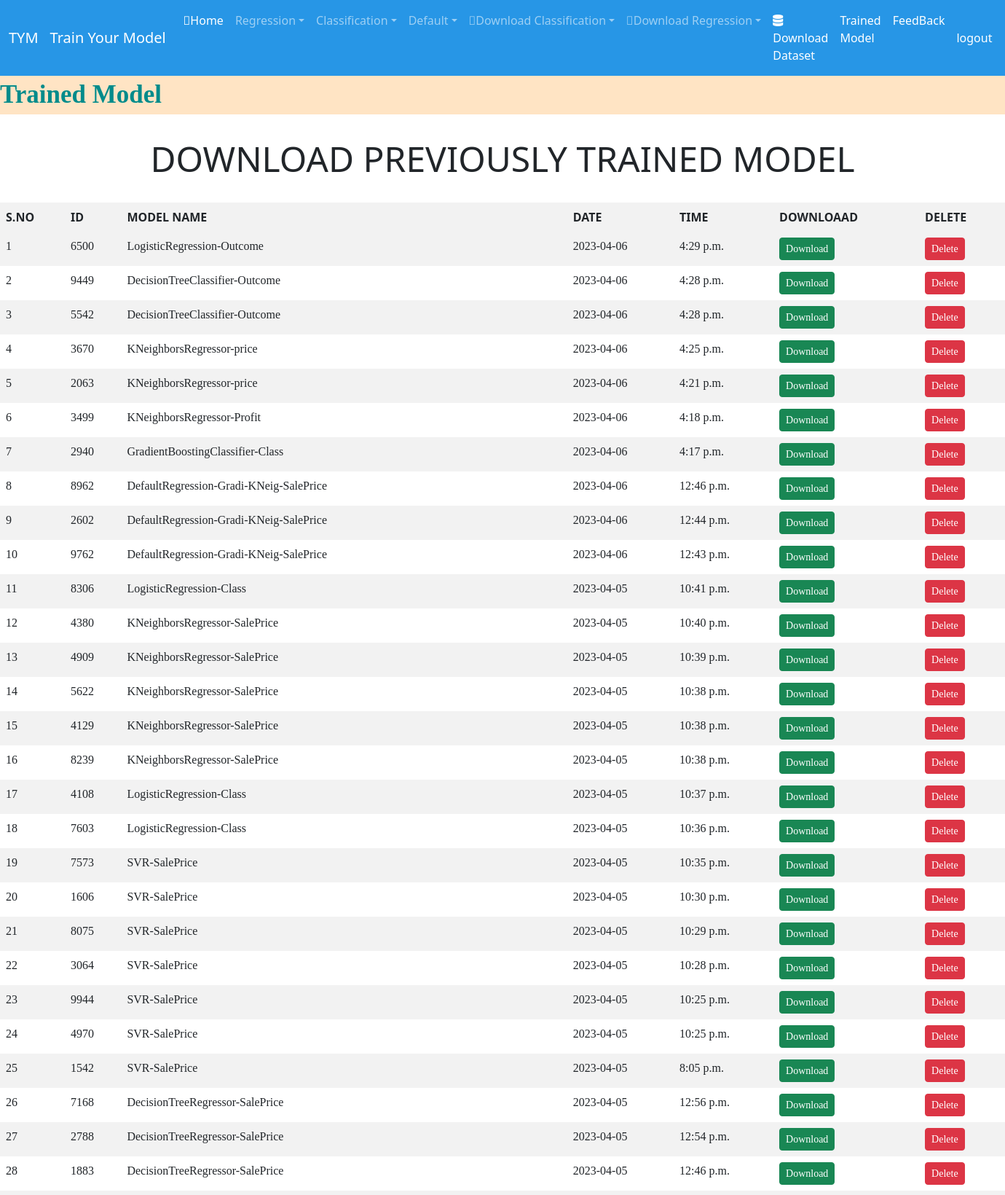
Page /user_trained_model (signed in, upper part) on the committed database.
### Train_model/models.py (models this page shows)
class TrainedModel(models.Model):
    uniqueid=models.IntegerField(primary_key=True)
    username=models.CharField(max_length=20)
    location=models.CharField(max_length=200)
    modelname=models.CharField(max_length=40)
    date=models.CharField(max_length=30,null=True)
    time=models.TimeField(max_length=200)

### Train_model/views.py (the view)
# urls.py: path("user_trained_model",user_trained_model,name="user_trained_model"),
def user_trained_model(request):
     data=TrainedModel.objects.filter(username=request.user.username).order_by("-date","-time").values()
     print(f"the username is {request.user.username}")
     print("Printing Trained Model")
     print(data)
     d={'data': data}
     return render(request,"user_trained_model.html",d)

### Train_model/templates/user_trained_model.html (shortened to what this page needs)
{% extends 'layout/base.html' %}
{% load static %}
{% block content %}
<marquee behavior="alternate" style="font-family: 'Monotype Corsiva'; font-size:35px; color:darkcyan; background-color:bisque; font-weight:bold;">
  Trained Model
    </marquee>
<div class="table-responsive">
    <center>
        <h1>Download Previously Trained Model</h1>
    </center>
    <table class="table table-striped table-hover	table-borderless table-primaryalign-middle">
        <thead class="table-dark">
            <tr>
                <th>S.no</th>
                <th>Id</th>
                <th>Model Name</th>
                <th>Date</th>
                <th>TIme</th>
                <th>Downloaad</th>
                <th>Delete</th>
            </tr>
        </thead>
        <tbody class=>
            {% for i in data %}
            <tr class="rows">
                <td>{{forloop.counter}}</td>
                <td scope="row ml - 5">{{i.uniqueid}}</td>
                <td scope="row" class="content">{{i.modelname}}</td>
                <td scope="row" class="content">{{i.date}}</td>
                <td scope="row" class="content">{{i.time}}</td>
                <td><a href="{% url 'download_model' i.uniqueid %}" class="btn btn-success btn-sm">Download</a></td>
                <td><a href="{% url 'delete_model' i.uniqueid %}" onclick="return confirm('Are you sure? You Want To Delete')" class="btn btn-danger btn-sm">Delete</a></td>
                {% endfor %}
            </tr>
        </tbody>
    </table>
</div>
    {% endblock %}

### Train_model/templates/layout/base.html (shortened to what this page needs)
<!doctype html>
<html lang="en">
<head>
  <link href="https://cdn.jsdelivr.net/npm/bootstrap@5.2.1/dist/css/bootstrap.min.css" rel="stylesheet"
>
  <link rel="stylesheet" href="https://cdnjs.cloudflare.com/ajax/libs/font-awesome/5.15.3/css/all.min.css" />
</head>
<body>
  <header>
    {% include 'includes/navbar.html' %}
  </header>
  <main>
    {% block content %}{% endblock %}
  </main>
</body>
</html>

### Train_model/templates/includes/navbar.html (shortened to what this page needs)
<nav class="navbar navbar-expand-lg navbar-dark" style="background-color: #2796e6;">
    <div class="container-fluid">
        <a class="navbar-brand" href="#">TYM</a>
        <a class="navbar-brand" href="#">Train Your Model</a>
        <div class="collapse navbar-collapse" id="collapsibleNavId">
            {% if user.is_authenticated %}
            {% if user.username == 'admin' %}
            <ul class="navbar-nav me-auto mt-2 mt-lg-0">
                <li class="nav-item">
                    <a class="nav-link active" href="{% url 'user_home' %}" aria-current="page"><i class="fa-solid fa-house-user"></i>Home <span class="visually-hidden">(current)</span></a>
                </li>
                <li class="nav-item">
                    <a class="nav-link active" href="{% url 'view_user' %}" aria-current="page"><i class="fa-solid fa-user"></i>User Detail <span class="visually-hidden">(current)</span></a>
                </li>
                <li class="nav-item">
                    <a class="nav-link active" href="{% url 'admin:index' %}" aria-current="page">Dashboard <span class="visually-hidden">(current)</span></a>
                </li>
                <li class="nav-item">
                    <a class="nav-link active" href="{% url 'view_feedback' %}" aria-current="page">Feedback <span class="visually-hidden">(current)</span></a>
                </li>
                <li class="nav-item">
                    <a class="nav-link active" href="{% url 'interface_download_dataset' %}" aria-current="page">Download Dataset <span class="visually-hidden">(current)</span></a>
                </li>
            </ul>
            {% else %}
            <ul class="navbar-nav me-auto mt-2 mt-lg-0">
                <li class="nav-item">
                    <a class="nav-link active" href="{% url 'user_home' %}" aria-current="page"><i class="fa-solid fa-house-user"></i>Home <span class="visually-hidden">(current)</span></a>
                </li>
                <li class="nav-item dropdown">
                    <a class="nav-link dropdown-toggle" href="" id="dropdownId" data-bs-toggle="dropdown" aria-haspopup="true" aria-expanded="false">Regression</a>
                </li>
                <li class="nav-item dropdown">
                    <a class="nav-link dropdown-toggle" href="#" id="dropdownId" data-bs-toggle="dropdown" aria-haspopup="true" aria-expanded="false">Classification</a>
                </li>
                <li class="nav-item dropdown">
                    <a class="nav-link dropdown-toggle" href="#" id="dropdownId" data-bs-toggle="dropdown" aria-haspopup="true" aria-expanded="false">Default</a>
                </li>
                    <li class="nav-item dropdown">
                        <a class="nav-link dropdown-toggle" href="" id="dropdownId" data-bs-toggle="dropdown" aria-haspopup="true" aria-expanded="false"><i class="fa-solid fa-download"></i>Download Classification</a>
                    </li>
                    <li class="nav-item dropdown">
                        <a class="nav-link dropdown-toggle" href="" id="dropdownId" data-bs-toggle="dropdown" aria-haspopup="true" aria-expanded="false"><i class="fa-solid fa-download"></i>Download Regression</a>
                    </li>
                    <li class="nav-item">
                        <a class="nav-link active" href="{% url 'user_download_dataset' %}" aria-current="page"> <i class="fa fa-database"></i> Download Dataset <span class="visually-hidden">(current)</span></a>
                    </li>
                    <li class="nav-item">
                        <a class="nav-link active" href="{% url 'user_trained_model' %}" aria-current="page"> Trained Model <span class="visually-hidden">(current)</span></a>
                    </li>
                    <li class="nav-item">
                        <a class="nav-link active" href="{% url 'feedback' %}" aria-current="page"> FeedBack <span class="visually-hidden">(current)</span></a>
                    </li>
                </ul>
            {% endif %}
            <ul class="navbar-nav ms-auto mt-2 mt-lg-0">
                <li class="nav-item">
                    <a class="nav-link active" href="{% url 'logout' %}" aria-current="page"> logout <span class="visually-hidden">(current)</span></a>
                </li>
            </ul>
            {% endif %}
        </div>
    </div>
</nav>

### Train_model/templates/user_trained_model.html (style rules this page uses)
.rows { margin-top: 10rem; margin:10rem; font-family: cursive; }
th { font-family: revert; font-size: 1rem; text-transform: uppercase; }
.content { font-family: revert; }
h1 { font-family: unset; font-size: 3rem; text-align: center; margin-bottom: 2rem; margin-top: 2rem; text-transform: uppercase; }

### rows in the picture
TrainedModel: uniqueid "6500", modelname "LogisticRegression-Outcome", date "2023-04-06", time "4:29 p.m."
TrainedModel: uniqueid "9449", modelname "DecisionTreeClassifier-Outcome", date "2023-04-06", time "4:28 p.m."
TrainedModel: uniqueid "5542", modelname "DecisionTreeClassifier-Outcome", date "2023-04-06", time "4:28 p.m."
TrainedModel: uniqueid "3670", modelname "KNeighborsRegressor-price", date "2023-04-06", time "4:25 p.m."
TrainedModel: uniqueid "2063", modelname "KNeighborsRegressor-price", date "2023-04-06", time "4:21 p.m."
TrainedModel: uniqueid "3499", modelname "KNeighborsRegressor-Profit", date "2023-04-06", time "4:18 p.m."
TrainedModel: uniqueid "2940", modelname "GradientBoostingClassifier-Class", date "2023-04-06", time "4:17 p.m."
TrainedModel: uniqueid "8962", modelname "DefaultRegression-Gradi-KNeig-SalePrice", date "2023-04-06", time "12:46 p.m."
TrainedModel: uniqueid "2602", modelname "DefaultRegression-Gradi-KNeig-SalePrice", date "2023-04-06", time "12:44 p.m."
TrainedModel: uniqueid "9762", modelname "DefaultRegression-Gradi-KNeig-SalePrice", date "2023-04-06", time "12:43 p.m."
TrainedModel: uniqueid "8306", modelname "LogisticRegression-Class", date "2023-04-05", time "10:41 p.m."
TrainedModel: uniqueid "4380", modelname "KNeighborsRegressor-SalePrice", date "2023-04-05", time "10:40 p.m."
TrainedModel: uniqueid "4909", modelname "KNeighborsRegressor-SalePrice", date "2023-04-05", time "10:39 p.m."
TrainedModel: uniqueid "5622", modelname "KNeighborsRegressor-SalePrice", date "2023-04-05", time "10:38 p.m."
TrainedModel: uniqueid "4129", modelname "KNeighborsRegressor-SalePrice", date "2023-04-05", time "10:38 p.m."
TrainedModel: uniqueid "8239", modelname "KNeighborsRegressor-SalePrice", date "2023-04-05", time "10:38 p.m."
TrainedModel: uniqueid "4108", modelname "LogisticRegression-Class", date "2023-04-05", time "10:37 p.m."
TrainedModel: uniqueid "7603", modelname "LogisticRegression-Class", date "2023-04-05", time "10:36 p.m."
TrainedModel: uniqueid "7573", modelname "SVR-SalePrice", date "2023-04-05", time "10:35 p.m."
TrainedModel: uniqueid "1606", modelname "SVR-SalePrice", date "2023-04-05", time "10:30 p.m."
TrainedModel: uniqueid "8075", modelname "SVR-SalePrice", date "2023-04-05", time "10:29 p.m."
TrainedModel: uniqueid "3064", modelname "SVR-SalePrice", date "2023-04-05", time "10:28 p.m."
TrainedModel: uniqueid "9944", modelname "SVR-SalePrice", date "2023-04-05", time "10:25 p.m."
TrainedModel: uniqueid "4970", modelname "SVR-SalePrice", date "2023-04-05", time "10:25 p.m."
TrainedModel: uniqueid "1542", modelname "SVR-SalePrice", date "2023-04-05", time "8:05 p.m."
TrainedModel: uniqueid "7168", modelname "DecisionTreeRegressor-SalePrice", date "2023-04-05", time "12:56 p.m."
TrainedModel: uniqueid "2788", modelname "DecisionTreeRegressor-SalePrice", date "2023-04-05", time "12:54 p.m."
TrainedModel: uniqueid "1883", modelname "DecisionTreeRegressor-SalePrice", date "2023-04-05", time "12:46 p.m."
